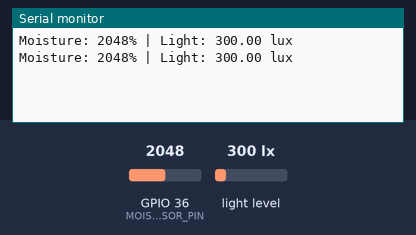
Bench run of a sketch on a simulated ESP32. Shown: the last lines printed to the serial monitor. The inputs (shaded band) are chosen by the test bench; at power-on: light level 300 lx, GPIO 36 (MOISTURE_SENSOR_PIN) = 2048. Nothing arrives over Bluetooth unless stated; a phone connects over Bluetooth LE 3 s after start.

Above: at 1.8 s.
1.9 s: light level set to 40 lx
At 2.8 s:
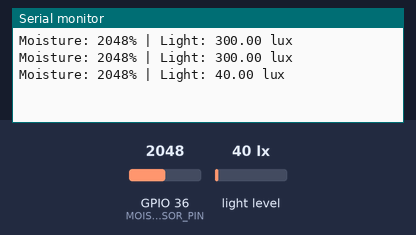
3.4 s: GPIO 36 (MOISTURE_SENSOR_PIN) set to 2866
At 4.4 s:
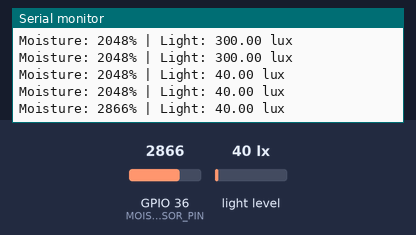
4.9 s: light level set to 500 lx
At 5.8 s:
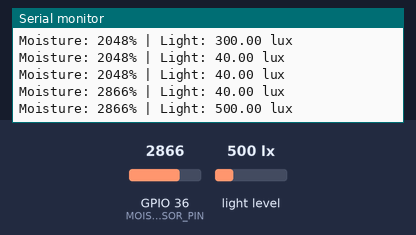
6.4 s: GPIO 36 (MOISTURE_SENSOR_PIN) set to 3603
At 7.8 s:
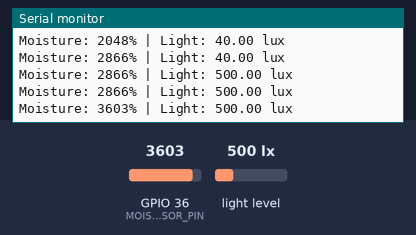
Timing chart, 0 to 8.9 s (numbered marks = the images above; inputs shaded):
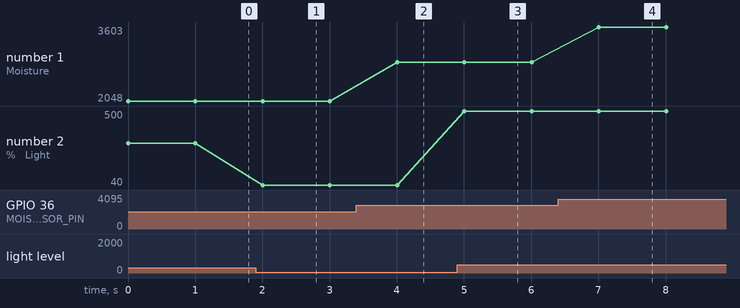

The sketch:

moistlightBLE.ino
```cpp
#include <Wire.h>
#include "Adafruit_VEML7700.h"
#include <BLEDevice.h>
#include <BLEUtils.h>
#include <BLEServer.h>

// BLE service and characteristics UUIDs
BLECharacteristic moistureCharacteristic(BLEUUID((uint16_t)0x2A37), BLECharacteristic::PROPERTY_READ | BLECharacteristic::PROPERTY_NOTIFY);
BLECharacteristic lightCharacteristic(BLEUUID((uint16_t)0x2A7A), BLECharacteristic::PROPERTY_READ | BLECharacteristic::PROPERTY_NOTIFY);

#define MOISTURE_SENSOR_PIN A0  // Analog pin for soil moisture sensor

Adafruit_VEML7700 veml = Adafruit_VEML7700();  // Create sensor object

void setup() {
    Serial.begin(9600);
    Wire.begin(A4, A5);  // Start I2C (SDA: 21, SCL: 22)
    BLEDevice::init("ESP32_Sensor");  // Initialize BLE device

    // Initialize VEML7700 light sensor
    if (!veml.begin()) {
        Serial.println("VEML7700 not found! Check wiring.");
        while (1);
    }

    // Start BLE server
    BLEServer *pServer = BLEDevice::createServer();
    pServer->getAdvertising()->start();  // Start advertising

    // Create the custom service using createService
    BLEService *sensorService = pServer->createService(BLEUUID((uint16_t)0x1812));  // Custom service UUID
    // Add the characteristics to the service
    sensorService->addCharacteristic(&moistureCharacteristic);
    sensorService->addCharacteristic(&lightCharacteristic);
    // Start the service
    sensorService->start();

    veml.setGain(VEML7700_GAIN_1);  // Set gain (default is 1)
    veml.setIntegrationTime(VEML7700_IT_100MS);  // Set integration time
    pinMode(MOISTURE_SENSOR_PIN, INPUT);
}

void loop() {
    // Read moisture sensor value
    // the sensor value description   # 0  ~300     dry soil   # 300~700     humid soil   # 700~950     in water
    int moistureValue = analogRead(MOISTURE_SENSOR_PIN);
    //int moisturePercent = map(moistureValue, 0, 950, 0, 100); // Convert to 0-100% scale

    // Read ambient light (lux)
    float lux = veml.readLux();

    // Print results
    Serial.print("Moisture: ");
    Serial.print(moistureValue);
    Serial.print("% | Light: ");
    Serial.print(lux);
    Serial.println(" lux");

    delay(1000);  // Delay 1 second
}
```

Measured:
- after the input at 1.9 s, the serial monitor: prints a new line after 0.10 s (image 1)
- after the input at 3.4 s, the serial monitor: prints a new line after 0.60 s (image 2)
- after the input at 4.9 s, the serial monitor: prints a new line after 0.11 s (image 3)
- after the input at 6.4 s, the serial monitor: prints a new line after 0.61 s (image 4)
- plotted number 1: 2048 → 2866 after the input at 3.4 s, 2866 → 3603 after the input at 6.4 s
- plotted number 2: 300 → 40 after the input at 1.9 s, 40 → 500 after the input at 4.9 s
